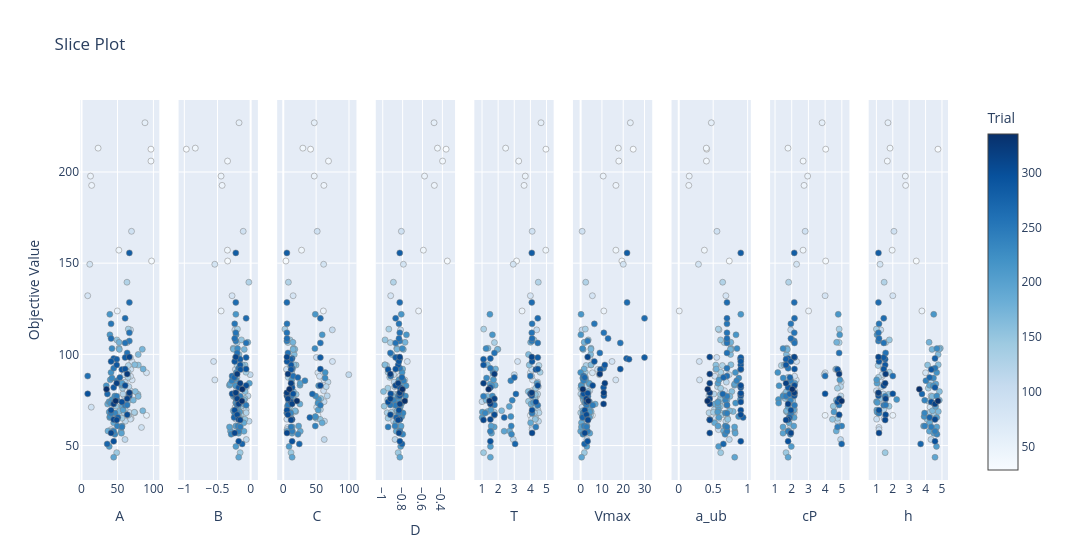

Here is the notebook cell this chart was saved with:
### Code cell
ov.plot_slice(study0).show()

### Figure 1 — Plotly figure (JSON) as saved in the notebook; plotly's stock layout.template omitted (floating-point values rounded to 4 significant figures; data arrays with more than 128 entries replaced by an {"elided": "..."} marker saying what was removed)
{"data": [{"marker": {"color": {"elided": "152 int values"}, "colorbar": {"title": {"text": "Trial"}, "x": 1, "xpad": 40}, "colorscale": [[0, "rgb(247,251,255)"], [0.125, "rgb(222,235,247)"], [0.25, "rgb(198,219,239)"], [0.375, "rgb(158,202,225)"], [0.5, "rgb(107,174,214)"], [0.625, "rgb(66,146,198)"], [0.75, "rgb(33,113,181)"], [0.875, "rgb(8,81,156)"], [1, "rgb(8,48,107)"]], "line": {"color": "Grey", "width": 0.5}, "showscale": true}, "mode": "markers", "name": "Feasible Trial", "showlegend": false, "type": "scatter", "x": {"elided": "152 float values"}, "xaxis": "x", "y": {"elided": "152 float values"}, "yaxis": "y"}, {"marker": {"color": {"elided": "152 int values"}, "colorbar": {"title": {"text": "Trial"}, "x": 1, "xpad": 40}, "colorscale": [[0, "rgb(247,251,255)"], [0.125, "rgb(222,235,247)"], [0.25, "rgb(198,219,239)"], [0.375, "rgb(158,202,225)"], [0.5, "rgb(107,174,214)"], [0.625, "rgb(66,146,198)"], [0.75, "rgb(33,113,181)"], [0.875, "rgb(8,81,156)"], [1, "rgb(8,48,107)"]], "line": {"color": "Grey", "width": 0.5}, "showscale": false}, "mode": "markers", "name": "Feasible Trial", "showlegend": false, "type": "scatter", "x": {"elided": "152 float values"}, "xaxis": "x2", "y": {"elided": "152 float values"}, "yaxis": "y2"}, {"marker": {"color": {"elided": "152 int values"}, "colorbar": {"title": {"text": "Trial"}, "x": 1, "xpad": 40}, "colorscale": [[0, "rgb(247,251,255)"], [0.125, "rgb(222,235,247)"], [0.25, "rgb(198,219,239)"], [0.375, "rgb(158,202,225)"], [0.5, "rgb(107,174,214)"], [0.625, "rgb(66,146,198)"], [0.75, "rgb(33,113,181)"], [0.875, "rgb(8,81,156)"], [1, "rgb(8,48,107)"]], "line": {"color": "Grey", "width": 0.5}, "showscale": false}, "mode": "markers", "name": "Feasible Trial", "showlegend": false, "type": "scatter", "x": {"elided": "152 float values"}, "xaxis": "x3", "y": {"elided": "152 float values"}, "yaxis": "y3"}, {"marker": {"color": {"elided": "152 int values"}, "colorbar": {"title": {"text": "Trial"}, "x": 1, "xpad": 40}, "colorscale": [[0, "rgb(247,251,255)"], [0.125, "rgb(222,235,247)"], [0.25, "rgb(198,219,239)"], [0.375, "rgb(158,202,225)"], [0.5, "rgb(107,174,214)"], [0.625, "rgb(66,146,198)"], [0.75, "rgb(33,113,181)"], [0.875, "rgb(8,81,156)"], [1, "rgb(8,48,107)"]], "line": {"color": "Grey", "width": 0.5}, "showscale": false}, "mode": "markers", "name": "Feasible Trial", "showlegend": false, "type": "scatter", "x": {"elided": "152 float values"}, "xaxis": "x4", "y": {"elided": "152 float values"}, "yaxis": "y4"}, {"marker": {"color": {"elided": "152 int values"}, "colorbar": {"title": {"text": "Trial"}, "x": 1, "xpad": 40}, "colorscale": [[0, "rgb(247,251,255)"], [0.125, "rgb(222,235,247)"], [0.25, "rgb(198,219,239)"], [0.375, "rgb(158,202,225)"], [0.5, "rgb(107,174,214)"], [0.625, "rgb(66,146,198)"], [0.75, "rgb(33,113,181)"], [0.875, "rgb(8,81,156)"], [1, "rgb(8,48,107)"]], "line": {"color": "Grey", "width": 0.5}, "showscale": false}, "mode": "markers", "name": "Feasible Trial", "showlegend": false, "type": "scatter", "x": {"elided": "152 float values"}, "xaxis": "x5", "y": {"elided": "152 float values"}, "yaxis": "y5"}, {"marker": {"color": {"elided": "152 int values"}, "colorbar": {"title": {"text": "Trial"}, "x": 1, "xpad": 40}, "colorscale": [[0, "rgb(247,251,255)"], [0.125, "rgb(222,235,247)"], [0.25, "rgb(198,219,239)"], [0.375, "rgb(158,202,225)"], [0.5, "rgb(107,174,214)"], [0.625, "rgb(66,146,198)"], [0.75, "rgb(33,113,181)"], [0.875, "rgb(8,81,156)"], [1, "rgb(8,48,107)"]], "line": {"color": "Grey", "width": 0.5}, "showscale": false}, "mode": "markers", "name": "Feasible Trial", "showlegend": false, "type": "scatter", "x": {"elided": "152 float values"}, "xaxis": "x6", "y": {"elided": "152 float values"}, "yaxis": "y6"}, {"marker": {"color": {"elided": "152 int values"}, "colorbar": {"title": {"text": "Trial"}, "x": 1, "xpad": 40}, "colorscale": [[0, "rgb(247,251,255)"], [0.125, "rgb(222,235,247)"], [0.25, "rgb(198,219,239)"], [0.375, "rgb(158,202,225)"], [0.5, "rgb(107,174,214)"], [0.625, "rgb(66,146,198)"], [0.75, "rgb(33,113,181)"], [0.875, "rgb(8,81,156)"], [1, "rgb(8,48,107)"]], "line": {"color": "Grey", "width": 0.5}, "showscale": false}, "mode": "markers", "name": "Feasible Trial", "showlegend": false, "type": "scatter", "x": {"elided": "152 float values"}, "xaxis": "x7", "y": {"elided": "152 float values"}, "yaxis": "y7"}, {"marker": {"color": {"elided": "152 int values"}, "colorbar": {"title": {"text": "Trial"}, "x": 1, "xpad": 40}, "colorscale": [[0, "rgb(247,251,255)"], [0.125, "rgb(222,235,247)"], [0.25, "rgb(198,219,239)"], [0.375, "rgb(158,202,225)"], [0.5, "rgb(107,174,214)"], [0.625, "rgb(66,146,198)"], [0.75, "rgb(33,113,181)"], [0.875, "rgb(8,81,156)"], [1, "rgb(8,48,107)"]], "line": {"color": "Grey", "width": 0.5}, "showscale": false}, "mode": "markers", "name": "Feasible Trial", "showlegend": false, "type": "scatter", "x": {"elided": "152 float values"}, "xaxis": "x8", "y": {"elided": "152 float values"}, "yaxis": "y8"}, {"marker": {"color": {"elided": "152 int values"}, "colorbar": {"title": {"text": "Trial"}, "x": 1, "xpad": 40}, "colorscale": [[0, "rgb(247,251,255)"], [0.125, "rgb(222,235,247)"], [0.25, "rgb(198,219,239)"], [0.375, "rgb(158,202,225)"], [0.5, "rgb(107,174,214)"], [0.625, "rgb(66,146,198)"], [0.75, "rgb(33,113,181)"], [0.875, "rgb(8,81,156)"], [1, "rgb(8,48,107)"]], "line": {"color": "Grey", "width": 0.5}, "showscale": false}, "mode": "markers", "name": "Feasible Trial", "showlegend": false, "type": "scatter", "x": {"elided": "152 float values"}, "xaxis": "x9", "y": {"elided": "152 float values"}, "yaxis": "y9"}], "layout": {"title": {"text": "Slice Plot"}, "width": 2700, "xaxis": {"anchor": "y", "domain": [0, 0.09136], "title": {"text": "A"}}, "xaxis2": {"anchor": "y2", "domain": [0.1136, 0.2049], "title": {"text": "B"}}, "xaxis3": {"anchor": "y3", "domain": [0.2272, 0.3185], "title": {"text": "C"}}, "xaxis4": {"anchor": "y4", "domain": [0.3407, 0.4321], "title": {"text": "D"}}, "xaxis5": {"anchor": "y5", "domain": [0.4543, 0.5457], "title": {"text": "T"}}, "xaxis6": {"anchor": "y6", "domain": [0.5679, 0.6593], "title": {"text": "Vmax"}}, "xaxis7": {"anchor": "y7", "domain": [0.6815, 0.7728], "title": {"text": "a_ub"}}, "xaxis8": {"anchor": "y8", "domain": [0.7951, 0.8864], "title": {"text": "cP"}}, "xaxis9": {"anchor": "y9", "domain": [0.9086, 1], "title": {"text": "h"}}, "yaxis": {"anchor": "x", "domain": [0, 1], "title": {"text": "Objective Value"}}, "yaxis2": {"anchor": "x2", "domain": [0, 1], "matches": "y", "showticklabels": false}, "yaxis3": {"anchor": "x3", "domain": [0, 1], "matches": "y", "showticklabels": false}, "yaxis4": {"anchor": "x4", "domain": [0, 1], "matches": "y", "showticklabels": false}, "yaxis5": {"anchor": "x5", "domain": [0, 1], "matches": "y", "showticklabels": false}, "yaxis6": {"anchor": "x6", "domain": [0, 1], "matches": "y", "showticklabels": false}, "yaxis7": {"anchor": "x7", "domain": [0, 1], "matches": "y", "showticklabels": false}, "yaxis8": {"anchor": "x8", "domain": [0, 1], "matches": "y", "showticklabels": false}, "yaxis9": {"anchor": "x9", "domain": [0, 1], "matches": "y", "showticklabels": false}}}
